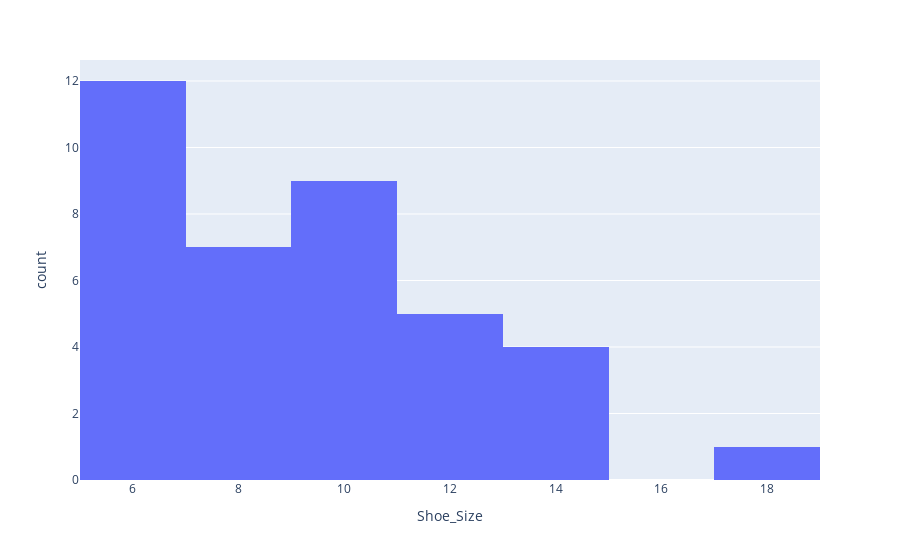

The code cell stored with this chart in its notebook:
### Code cell
# Create a histogram of Shoe_Size using plotly
fig = px.histogram(df,x='Shoe_Size')
fig.show()

# After you plot it, answer the question: Does there appear to be a correlation?
# Ans : Yes , It has negetive correlation between shoe_size and it's counts

### Figure 1 — Plotly figure (JSON) as saved in the notebook; plotly's stock layout.template omitted (floating-point values rounded to 4 significant figures)
{"data": [{"bingroup": "x", "hovertemplate": "Shoe_Size=%{x}<br>count=%{y}<extra></extra>", "legendgroup": "", "marker": {"color": "#636efa", "pattern": {"shape": ""}}, "name": "", "orientation": "v", "showlegend": false, "type": "histogram", "x": [13.5, 8.0, 6.4, 6.9, 10.5, 6.8, 5.5, 9.6, 9.1, 6.7, 9.7, 10.4, 7.7, 12.5, 7.6, 11.4, 5.6, 8.4, 12.1, 6.4, 13.7, 13.6, 18.0, 6.3, 11.6, 5.4, 9.5, 10.4, 13.7, 8.3, 6.5, 5.2, 7.6, 8.9, 10.5, 12.8, 6.6, 10.3], "xaxis": "x", "yaxis": "y"}], "layout": {"barmode": "relative", "legend": {"tracegroupgap": 0}, "margin": {"t": 60}, "xaxis": {"anchor": "y", "domain": [0, 1], "title": {"text": "Shoe_Size"}}, "yaxis": {"anchor": "x", "domain": [0, 1], "title": {"text": "count"}}}}
